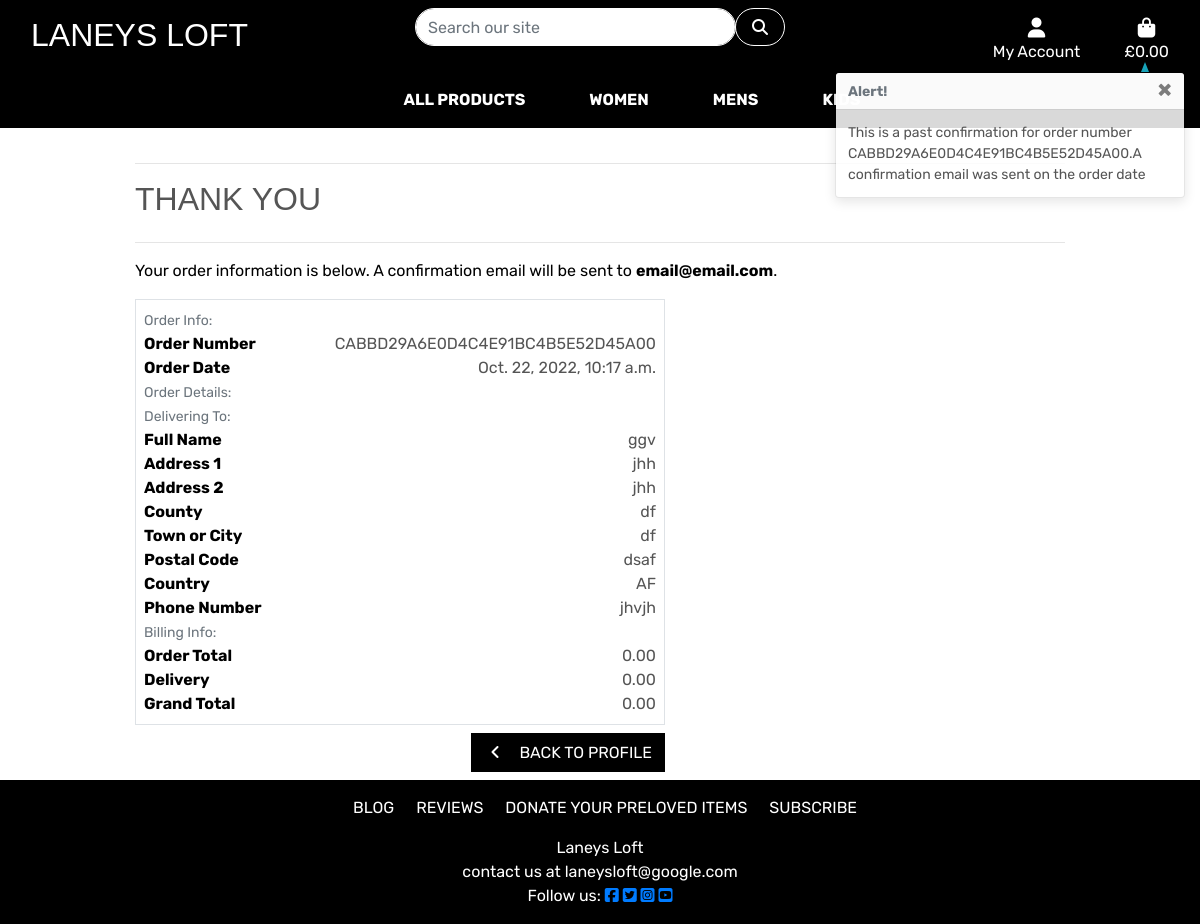
Screenshot of /profiles/order_history/CABBD29A6E0D4C4E91BC4B5E52D45A00 with the database file from the repository.
### checkout/models.py (models this page shows, shortened)
class Order(models.Model):
    order_number = models.CharField(max_length=32, null=False, editable=False)
    user_profile = models.ForeignKey(UserProfile, on_delete=models.SET_NULL,
                                     null=True, blank=True,
                                     related_name='orders')
    full_name = models.CharField(max_length=50, null=False, blank=False)
    email = models.EmailField(max_length=254, null=False, blank=False)
    phone_number = models.CharField(max_length=20, null=False, blank=False)
    country = CountryField(blank_label='Country *', null=False, blank=False)
    postcode = models.CharField(max_length=20, null=True, blank=True)
    town_or_city = models.CharField(max_length=40, null=False, blank=False)
    street_address1 = models.CharField(max_length=80, null=False, blank=False)
    street_address2 = models.CharField(max_length=80, null=True, blank=True)
    county = models.CharField(max_length=80, null=True, blank=True)
    date = models.DateTimeField(auto_now_add=True)
    delivery_cost = models.DecimalField(
        max_digits=6, decimal_places=2, null=False, default=0)
    order_total = models.DecimalField(
        max_digits=10, decimal_places=2, null=False, default=0)
    grand_total = models.DecimalField(
        max_digits=10, decimal_places=2, null=False, default=0)

### profiles/views.py (the view)
def order_history(request, order_number):
    order = get_object_or_404(Order, order_number=order_number)
    messages.info(request, (
        f'This is a past confirmation for order number {order_number}.'
        'A confirmation  email was sent on the order date'
    ))
    template = 'checkout/checkout_success.html'
    context = {
        'order': order,
        'from_profile': True,
    }
    return render(request, template, context)

### bag/contexts.py (called while the page is built, shortened)
def bag_contents(request):
    bag_items = []
    total = 0
    item_count = 0
    bag = request.session.get('bag', {})
    if total < settings.FREE_DELIVERY_THRESHOLD:
        delivery = total * Decimal(settings.STANDARD_DELIVERY_PERCENTAGE / 100)
        free_delivery_delta = settings.FREE_DELIVERY_THRESHOLD - total
    else:
        delivery = 0
        free_delivery_delta = 0
    grand_total = delivery + total
    context = {
        'bag_items': bag_items,
        'total': total,
        'item_count': item_count,
        'delivery': delivery,
        'free_delivery_delta': free_delivery_delta,
        'free_delivery_threshold': settings.FREE_DELIVERY_THRESHOLD,
        'grand_total': grand_total,
    }
    return context

### checkout/templates/checkout/checkout_success.html (shortened to what this page needs)
{% extends "base.html" %}
{% load static %}
{% block extra_css %}
    <link rel="stylesheet" href="{% static 'checkout/css/checkout.css' %}">
{% endblock %}
{% block page_header %}
    <div class="container header-container">
    </div>
{% endblock %}
{% block content %}
    <div class="overlay"></div>
    <div class="container">
        <div class="row">
            <div class="col">
                <hr>
                <h2 class="logo-font mb-4">Thank You</h2>
                <hr>
                <p class="text-black">Your order information is below. A confirmation email will be sent to <strong>{{ order.email }}</strong>.</p>
            </div>
        </div>
        <div class="row">
            <div class="col-12 col-lg-7">
                <div class="order-confirmation-wrapper p-2 border">
                    <div class="row">
                        <div class="col">
                            <small class="text-muted">Order Info:</small>
                        </div>
                    </div>
                    <div class="row">
                        <div class="col-12 col-md-4">
                            <p class="mb-0 text-black font-weight-bold">Order Number</p>
                        </div>
                        <div class="col-12 col-md-8 text-md-right">
                            <p class="mb-0">{{ order.order_number }}</p>
                        </div>
                    </div>
                    <div class="row">
                        <div class="col-12 col-md-4">
                            <p class="mb-0 text-black font-weight-bold">Order Date</p>
                        </div>
                        <div class="col-12 col-md-8 text-md-right">
                            <p class="mb-0">{{ order.date }}</p>
                        </div>
                    </div>
                    <div class="row">
                        <div class="col">
                            <small class="text-muted">Order Details:</small>
                        </div>
                    </div>
                    <div class="row">
                        <div class="col">
                            <small class="text-muted">Delivering To:</small>
                        </div>
                    </div>
                    <div class="row">
                        <div class="col-12 col-md-4">
                            <p class="mb-0 text-black font-weight-bold">Full Name</p>
                        </div>
                        <div class="col-12 col-md-8 text-md-right">
                            <p class="mb-0">{{ order.full_name }}</p>
                        </div>
                    </div>
                    <div class="row">
                        <div class="col-12 col-md-4">
                            <p class="mb-0 text-black font-weight-bold">Address 1</p>
                        </div>
                        <div class="col-12 col-md-8 text-md-right">
                            <p class="mb-0">{{ order.street_address1 }}</p>
                        </div>
                    </div>
                    {% if order.street_address2 %}
                    <div class="row">
                        <div class="col-12 col-md-4">
                            <p class="mb-0 text-black font-weight-bold">Address 2</p>
                        </div>
                        <div class="col-12 col-md-8 text-md-right">
                            <p class="mb-0">{{ order.street_address1 }}</p>
                        </div>
                    </div>
                    {% endif %}
                    {% if order.county %}
                    <div class="row">
                        <div class="col-12 col-md-4">
                            <p class="mb-0 text-black font-weight-bold">County</p>
                        </div>
                        <div class="col-12 col-md-8 text-md-right">
                            <p class="mb-0">{{ order.county }}</p>
                        </div>
                    </div>
                    {% endif %}
                    <div class="row">
                        <div class="col-12 col-md-4">
                            <p class="mb-0 text-black font-weight-bold">Town or City</p>
                        </div>
                        <div class="col-12 col-md-8 text-md-right">
                            <p class="mb-0">{{ order.town_or_city }}</p>
                        </div>
                    </div>
                    {% if order.postcode %}
                    <div class="row">
                        <div class="col-12 col-md-4">
                            <p class="mb-0 text-black font-weight-bold">Postal Code</p>
                        </div>
                        <div class="col-12 col-md-8 text-md-right">
                            <p class="mb-0">{{ order.postcode }}</p>
                        </div>
                    </div>
                    {% endif %}
                    <div class="row">
                        <div class="col-12 col-md-4">
                            <p class="mb-0 text-black font-weight-bold">Country</p>
                        </div>
                        <div class="col-12 col-md-8 text-md-right">
                            <p class="mb-0">{{ order.country }}</p>
                        </div>
                    </div>
                    <div class="row">
                        <div class="col-12 col-md-4">
                            <p class="mb-0 text-black font-weight-bold">Phone Number</p>
                        </div>
                        <div class="col-12 col-md-8 text-md-right">
                            <p class="mb-0">{{ order.phone_number }}</p>
                        </div>
                    </div>
                    <div class="row">
                        <div class="col">
                            <small class="text-muted">Billing Info:</small>
                        </div>
                    </div>
                    <div class="row">
                        <div class="col-12 col-md-4">
                            <p class="mb-0 text-black font-weight-bold">Order Total</p>
                        </div>
                        <div class="col-12 col-md-8 text-md-right">
                            <p class="mb-0">{{ order.order_total }}</p>
                        </div>
                    </div>
                    <div class="row">
                        <div class="col-12 col-md-4">
                            <p class="mb-0 text-black font-weight-bold">Delivery</p>
                        </div>
                        <div class="col-12 col-md-8 text-md-right">
                            <p class="mb-0">{{ order.delivery_cost }}</p>
                        </div>
                    </div>
                    <div class="row">
                        <div class="col-12 col-md-4">
                            <p class="mb-0 text-black font-weight-bold">Grand Total</p>
                        </div>
                        <div class="col-12 col-md-8 text-md-right">
                            <p class="mb-0">{{ order.grand_total }}</p>
                        </div>
                    </div>
                </div>
            </div>
        </div>
        <div class="row">
			<div class="col-12 col-lg-7 text-right">
                {% if from_profile  %}
                <a href="{% url 'profile' %}" class="btn btn-black rounded-0 my-2">
					<span class="icon mr-2">
						<i class="fas fa-angle-left"></i>
					</span>
					<span class="text-uppercase">Back to Profile</span>
				</a>
                {% endif %}
			</div>
		</div>
    </div>
{% endblock %}

### static/css/base.css (style rules this page uses)
html { height: 100%; }
body { background: url('/media/homepage_background_cropped.webp') no-repeat center center fixed; background-size: cover; height: calc(100vh - 164px); color: #555; font-family: 'Rubik'; background-color: lightgrey; }
.header-container { padding-top: 145px; }
.icon { align-items: center; display: inline-flex; justify-content: center; height: 1.5rem; width: 1.5rem; }
.logo-font { text-transform: uppercase; font-family: 'Alfa Slab One', sans-serif; }
.btn-black { background: black; color: white; border-radius: 15px; margin-bottom: 15px; }
.text-black { color: #000 !important; }
.overlay { height: 100%; width: 100%; top: 0; left: 0; position: fixed; background: white; z-index: -1; }
@media (min-width: 1200px) { .container { max-width: 80%; } }
@media (min-width: 992px) { .header-container { padding-top: 164px; } }
@media (min-width: 408px) { .header-container { padding-top: 100px; } }
@media (min-width: 992px) { .header-container { padding-top: 147px; } }

### rows the page displays
Order: email "email@email.com", order_number "CABBD29A6E0D4C4E91BC4B5E52D45A00", date "Oct. 22, 2022, 10:17 a.m.", full_name "ggv", street_address1 "jhh", county "df", town_or_city "df", postcode "dsaf", country "AF", phone_number "jhvjh", order_total "0.00", delivery_cost "0.00", grand_total "0.00"

### other values shown
{{ message }} "This is a past confirmation for order number CABBD29A6E0D4C4E91BC4B5E52D45A00.A confirmation email was sent on the order date"
